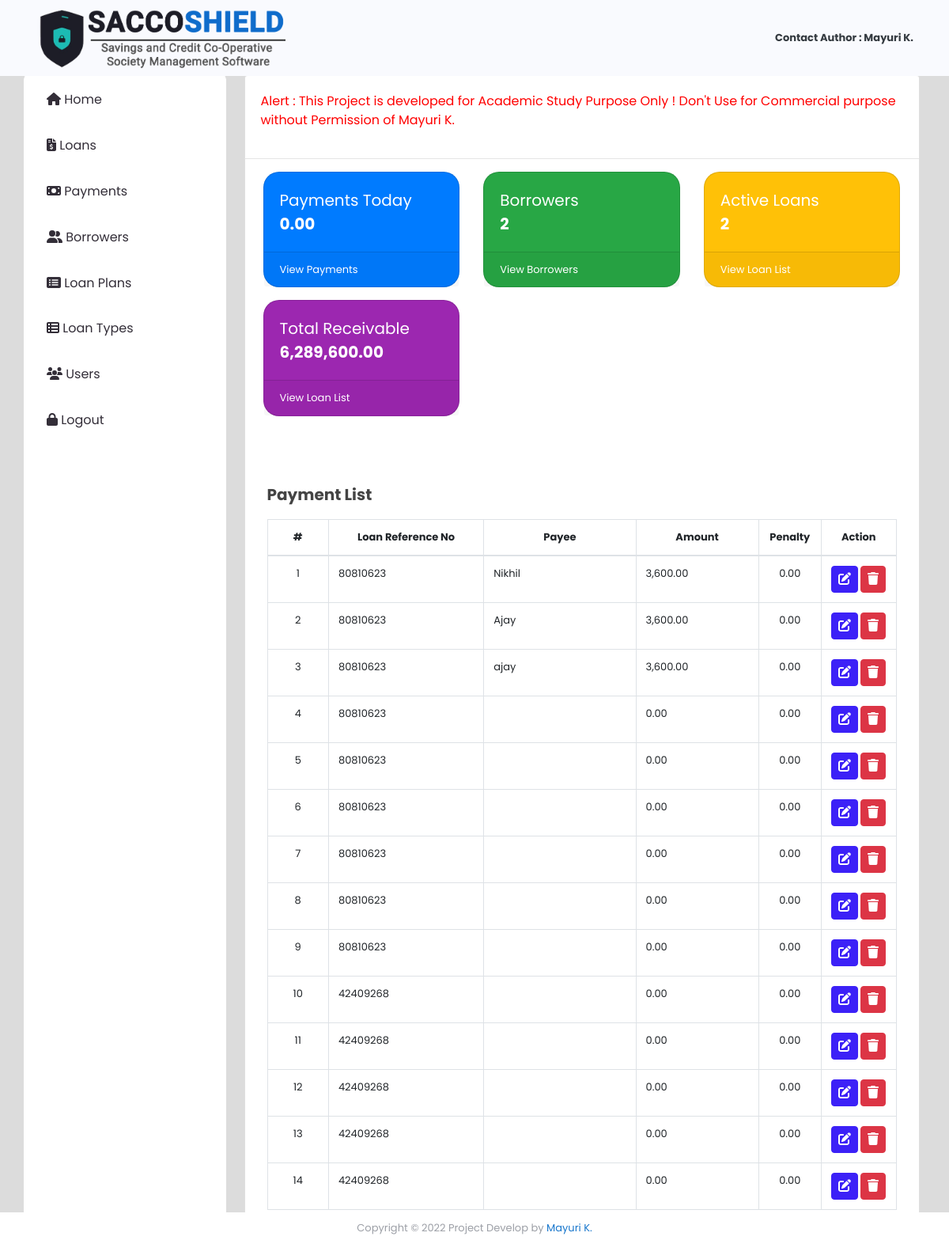
/sacco_shield/index.php (signed in), run on the app's committed database.
### tables this page shows
CREATE TABLE `payments` (
  `id` int(30) NOT NULL,
  `loan_id` int(30) NOT NULL,
  `payee` text NOT NULL,
  `amount` float NOT NULL DEFAULT '0',
  `penalty_amount` float NOT NULL DEFAULT '0',
  `overdue` tinyint(1) NOT NULL DEFAULT '0' COMMENT '0=no , 1 = yes',
  `date_created` datetime NOT NULL DEFAULT CURRENT_TIMESTAMP
);

CREATE TABLE `loan_list` (
  `id` int(30) NOT NULL,
  `ref_no` varchar(50) NOT NULL,
  `loan_type_id` int(30) NOT NULL,
  `borrower_id` int(30) NOT NULL,
  `purpose` text NOT NULL,
  `amount` double NOT NULL,
  `plan_id` int(30) NOT NULL,
  `status` tinyint(1) NOT NULL DEFAULT '0' COMMENT '0= request, 1= confrimed,2=released,3=complteted,4=denied\r\n',
  `date_released` datetime NOT NULL,
  `date_created` datetime NOT NULL DEFAULT CURRENT_TIMESTAMP ON UPDATE CURRENT_TIMESTAMP
);

### sacco_shield/home.php (the view, shortened to what this page needs)
<?php include 'db_connect.php' ?>
<div class="container-fluid">
			<div class="col-lg-12">
			<div class="card dashboard">
				<div class="card-body">
						<marquee behavior="alternate" style="color:red; font-weight: 400; font-size: 16px;" scrolldelay="300">Alert : This Project is developed for Academic Study Purpose Only ! Don't Use for Commercial purpose without Permission of Mayuri K.</marquee>
				</div>
				<hr>
				<div class="row ml-2 mr-2">
				<div class="col-md-4">
                        <div class="card bg-primary text-white mb-3">
                            <div class="card-body">
                                <div class="d-flex justify-content-between align-items-center">
                                    <div class="mr-3">
                                        <div class="text-white-75 ">Payments Today</div>
                                        <div class="text-lg font-weight-bold">
                                        	<?php
                                        	$payments = $conn->query("SELECT sum(amount) as total FROM payments where date(date_created) = '".date("Y-m-d")."'");
                                        	echo $payments->num_rows > 0 ? number_format($payments->fetch_array()['total'],2) : "0.00";
                                        	 ?>
                                    	</div>
                                    </div>
                                </div>
                            </div>
                            <div class="card-footer d-flex align-items-center justify-content-between">
                                <a class=" text-white stretched-link" href="index.php?page=payments">View Payments</a>
                            </div>
                        </div>
                    </div>
                <div class="col-md-4">
                        <div class="card bg-success text-white mb-3">
                            <div class="card-body">
                                <div class="d-flex justify-content-between align-items-center">
                                    <div class="mr-3">
                                        <div class="text-white-75 ">Borrowers</div>
                                        <div class="text-lg font-weight-bold">
                                        	<?php
                                        	$borrowers = $conn->query("SELECT * FROM borrowers");
                                        	echo $borrowers->num_rows > 0 ? $borrowers->num_rows : "0";
                                        	 ?>
                                    	</div>
                                    </div>
                                </div>
                            </div>
                            <div class="card-footer d-flex align-items-center justify-content-between">
                                <a class=" text-white stretched-link" href="index.php?page=borrowers">View Borrowers</a>
                            </div>
                        </div>
                    </div>
                  <div class="col-md-4">
                        <div class="card bg-warning text-white mb-3">
                            <div class="card-body">
                                <div class="d-flex justify-content-between align-items-center">
                                    <div class="mr-3">
                                        <div class="text-white-75 ">Active Loans</div>
                                        <div class="text-lg font-weight-bold">
                                        	<?php
                                        	$loans = $conn->query("SELECT * FROM loan_list where status = 2");
                                        	echo $loans->num_rows > 0 ? $loans->num_rows : "0";
                                        	 ?>
                                    	</div>
                                    </div>
                                </div>
                            </div>
                            <div class="card-footer d-flex align-items-center justify-content-between">
                                <a class="text-white stretched-link" href="index.php?page=loans">View Loan List</a>
                            </div>
                        </div>
                    </div>
                     <div class="col-md-4">
                        <div class="card bg-info text-white mb-3">
                            <div class="card-body">
                                <div class="d-flex justify-content-between align-items-center">
                                    <div class="mr-3">
                                        <div class="text-white-75 ">Total Receivable</div>
                                        <div class="text-lg font-weight-bold">
                                        	<?php
                                        	$payments = $conn->query("SELECT sum(amount - penalty_amount) as total FROM payments where date(date_created) = '".date("Y-m-d")."'");
                                        	$loans = $conn->query("SELECT sum(l.amount + (l.amount * (p.interest_percentage/100))) as total FROM loan_list l inner join loan_plan p on p.id = l.plan_id where l.status = 2");
                                        	$loans =  $loans->num_rows > 0 ? $loans->fetch_array()['total'] : "0";
                                        	$payments =  $payments->num_rows > 0 ? $payments->fetch_array()['total'] : "0";
                                        	echo number_format($loans - $payments,2);
                                        	 ?>
                                    	</div>
                                    </div>
                                </div>
                            </div>
                            <div class="card-footer d-flex align-items-center justify-content-between">
                                <a class="text-white stretched-link" href="index.php?page=loans">View Loan List</a>
                            </div>
                        </div>
                    </div>
				</div>
                <div class="row ml-2 mr-2">
                <div class="card-body ">
                    <div class="mt-5 mb-3 ">
                        <b class="display-6">Payment List</b>
                    </div>
                <table class="table table-bordered" id="loan-list">
                    <colgroup>
                        <col width="10%">
                        <col width="25%">
                        <col width="25%">
                        <col width="20%">
                        <col width="10%">
                        <col width="10%">
                    </colgroup>
                    <thead>
                        <tr>
                            <th class="text-center">#</th>
                            <th class="text-center">Loan Reference No</th>
                            <th class="text-center">Payee</th>
                            <th class="text-center">Amount</th>
                            <th class="text-center">Penalty</th>
                            <th class="text-center">Action</th>
                        </tr>
                    </thead>
                    <tbody>
                        <?php
                            $i=1;
                            $qry = $conn->query("SELECT p.*,l.ref_no,concat(b.lastname,', ',b.firstname,' ',b.middlename)as name, b.contact_no, b.address from payments p inner join loan_list l on l.id = p.loan_id inner join borrowers b on b.id = l.borrower_id  order by p.id asc");
                            while($row = $qry->fetch_assoc()):
                         ?>
                         <tr>
                            <td class="text-center"><?php echo $i++ ?></td>
                            <td>
                                <?php echo $row['ref_no'] ?>
                            </td>
                            <td>
                                <?php echo $row['payee'] ?>
                            </td>
                            <td>
                                <?php echo number_format($row['amount'],2) ?>
                            </td>
                            <td class="text-center">
                                <?php echo number_format($row['penalty_amount'],2) ?>
                            </td>
                            <td class="text-center">
                                    <button class="btn btn-primary edit_payment" type="button" data-id="<?php echo $row['id'] ?>"><i class="fa fa-edit"></i></button>
                                    <button class="btn btn-danger delete_payment" type="button" data-id="<?php echo $row['id'] ?>"><i class="fa fa-trash"></i></button>
                            </td>
                         </tr>
                        <?php endwhile; ?>
                    </tbody>
                </table>
            </div>
                </div>
			</div>
		</div>
		</div>

### sacco_shield/assets/css/style.css (style rules this page uses)
body { font-family: "Poppins", sans-serif; color: #444444; width: 100%; height: calc(100%); font-size: .813rem; background-color: #f9fafe; }
a { color: #1977cc; }
.align-items-center { align-items: center !important; }
.btn-primary { color: #fff; background-color: #3c21f7; border-color: #3c21f7; }
.dashboard .card { border-radius: 20px; }
.dashboard .card .text-white-75, .dashboard .card .text-lg, .dashboard .card .card-body .fa { font-size: 20px; }
.btn.edit_course, .btn.delete_course, .btn.view_payment, .btn.edit_fees, .btn.delete_fees, .btn.edit_student, .btn.delete_student, .btn.edit_payment, .btn.delete_payment, .btn.delete_loan, .btn.edit_loan, .btn.delete_plan, .btn.edit_plan, .btn.delete_borrower, .btn.edit_borrower, .btn.edit_ltype, .btn.delete_ltype { padding: 4px 8px; }
.display-6 { font-size: 20px; }
.table-bordered td, .table-bordered th { white-space: nowrap; }

### sacco_shield/index.php (style rules this page uses)
body { background: #80808045; }

### data on the page
payments: loan_list.ref_no "80810623", payee "Nikhil", amount "3,600.00", penalty_amount "0.00"
payments: loan_list.ref_no "80810623", payee "Ajay", amount "3,600.00", penalty_amount "0.00"
payments: loan_list.ref_no "80810623", payee "ajay", amount "3,600.00", penalty_amount "0.00"
payments: loan_list.ref_no "80810623", amount "0.00", penalty_amount "0.00"
payments: loan_list.ref_no "80810623", amount "0.00", penalty_amount "0.00"
payments: loan_list.ref_no "80810623", amount "0.00", penalty_amount "0.00"
payments: loan_list.ref_no "80810623", amount "0.00", penalty_amount "0.00"
payments: loan_list.ref_no "80810623", amount "0.00", penalty_amount "0.00"
payments: loan_list.ref_no "80810623", amount "0.00", penalty_amount "0.00"
payments: loan_list.ref_no "42409268", amount "0.00", penalty_amount "0.00"
payments: loan_list.ref_no "42409268", amount "0.00", penalty_amount "0.00"
payments: loan_list.ref_no "42409268", amount "0.00", penalty_amount "0.00"
payments: loan_list.ref_no "42409268", amount "0.00", penalty_amount "0.00"
payments: loan_list.ref_no "42409268", amount "0.00", penalty_amount "0.00"

### other printed values
$payments->fetch_array()['total'] "0.00"
$borrowers->num_rows "2"
$loans->num_rows "2"
$loans - $payments "6,289,600.00"
